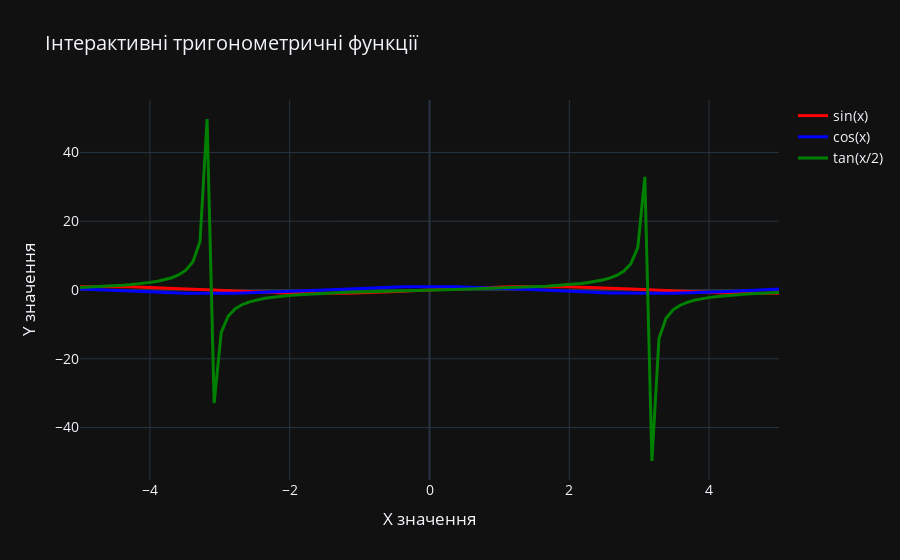
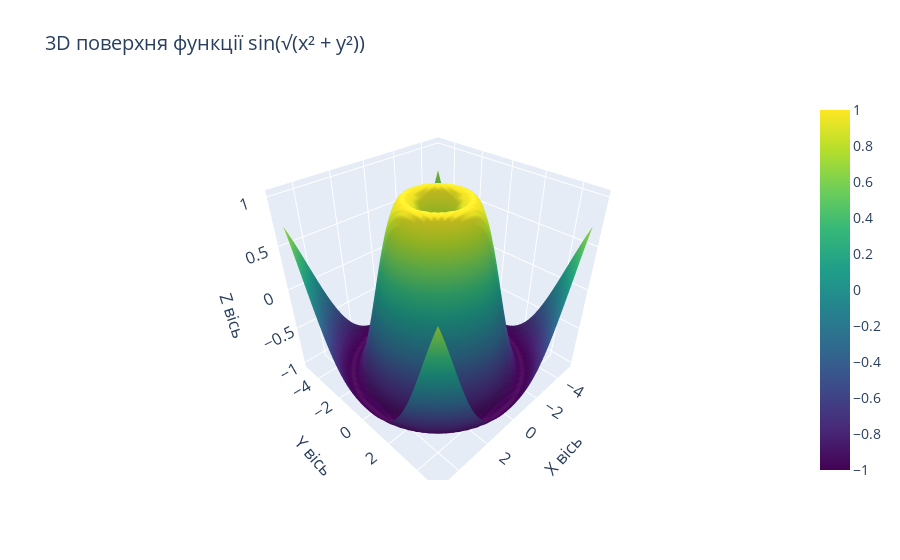
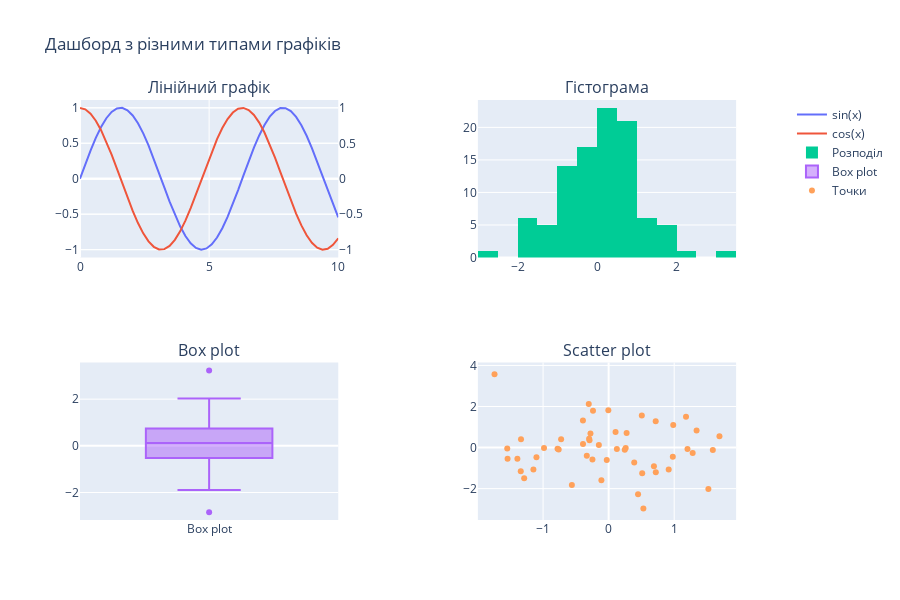

Notebook code cell kept with these figures, in order:
### Code cell
# Імпорт необхідних бібліотек
import matplotlib.pyplot as plt
import seaborn as sns
import numpy as np
import pandas as pd
from matplotlib.patches import Circle
import plotly.express as px
import plotly.graph_objects as go
from plotly.subplots import make_subplots

# Налаштування стилю
plt.style.use('seaborn-v0_8-darkgrid')
sns.set_palette("husl")

# 1. Лінійний графік з градієнтом
def create_gradient_line_plot():
    x = np.linspace(0, 10, 100)
    y1 = np.sin(x) * np.exp(-x/10)
    y2 = np.cos(x) * np.exp(-x/8)
    
    fig, ax = plt.subplots(figsize=(12, 6))
    
    # Створення градієнтного фону
    gradient = np.linspace(0, 1, 256).reshape(1, -1)
    ax.imshow(gradient, extent=[0, 10, -1, 1], aspect='auto', alpha=0.3, cmap='viridis')
    
    ax.plot(x, y1, linewidth=3, label='sin(x)×e^(-x/10)', color='#FF6B6B')
    ax.plot(x, y2, linewidth=3, label='cos(x)×e^(-x/8)', color='#4ECDC4')
    
    ax.set_xlabel('X значення', fontsize=14, fontweight='bold')
    ax.set_ylabel('Y значення', fontsize=14, fontweight='bold')
    ax.set_title('Затухаючі коливання з градієнтним фоном', fontsize=16, fontweight='bold')
    ax.legend(fontsize=12)
    ax.grid(True, alpha=0.3)
    
    plt.tight_layout()
    plt.show()

# 2. Красивий scatter plot
def create_beautiful_scatter():
    # Генерація даних
    n = 200
    x = np.random.randn(n)
    y = 2*x + np.random.randn(n) * 0.5
    colors = np.random.rand(n)
    sizes = 1000 * np.random.rand(n)
    
    fig, ax = plt.subplots(figsize=(10, 8))
    
    scatter = ax.scatter(x, y, c=colors, s=sizes, alpha=0.6, cmap='plasma', edgecolors='black', linewidth=0.5)
    
    # Додавання лінії тренду
    z = np.polyfit(x, y, 1)
    p = np.poly1d(z)
    ax.plot(x, p(x), "r--", alpha=0.8, linewidth=2, label=f'Тренд: y = {z[0]:.2f}x + {z[1]:.2f}')
    
    ax.set_xlabel('X координата', fontsize=14, fontweight='bold')
    ax.set_ylabel('Y координата', fontsize=14, fontweight='bold')
    ax.set_title('Scatter Plot з кольоровою палітрою', fontsize=16, fontweight='bold')
    ax.legend(fontsize=12)
    
    # Додавання кольорової шкали
    cbar = plt.colorbar(scatter)
    cbar.set_label('Інтенсивність кольору', fontsize=12)
    
    plt.tight_layout()
    plt.show()

# 3. Кругова діаграма з ефектами
def create_stylish_pie_chart():
    sizes = [25, 30, 15, 20, 10]
    labels = ['Продукт A', 'Продукт B', 'Продукт C', 'Продукт D', 'Продукт E']
    colors = ['#FF9999', '#66B2FF', '#99FF99', '#FFCC99', '#FF99CC']
    explode = (0.1, 0, 0, 0.1, 0)  # виділення секцій
    
    fig, ax = plt.subplots(figsize=(10, 8))
    
    wedges, texts, autotexts = ax.pie(sizes, explode=explode, labels=labels, colors=colors,
                                      autopct='%1.1f%%', shadow=True, startangle=90,
                                      textprops={'fontsize': 12, 'fontweight': 'bold'})
    
    # Додавання тіні та ефектів
    for autotext in autotexts:
        autotext.set_color('white')
        autotext.set_fontweight('bold')
    
    ax.set_title('Розподіл продажів за продуктами', fontsize=16, fontweight='bold', pad=20)
    
    plt.tight_layout()
    plt.show()

# 4. Heatmap з seaborn
def create_correlation_heatmap():
    # Створення випадкових даних для демонстрації
    data = np.random.randn(10, 12)
    months = ['Січ', 'Лют', 'Бер', 'Кві', 'Тра', 'Чер', 
              'Лип', 'Сер', 'Вер', 'Жов', 'Лис', 'Гру']
    years = [f'Рік {i}' for i in range(2014, 2024)]
    
    df = pd.DataFrame(data, columns=months, index=years)
    
    plt.figure(figsize=(12, 8))
    
    # Створення heatmap
    sns.heatmap(df, annot=True, cmap='RdYlBu_r', center=0, 
                square=True, linewidths=0.5, cbar_kws={"shrink": 0.8})
    
    plt.title('Теплова карта даних за роками та місяцями', fontsize=16, fontweight='bold', pad=20)
    plt.xlabel('Місяці', fontsize=14, fontweight='bold')
    plt.ylabel('Роки', fontsize=14, fontweight='bold')
    
    plt.tight_layout()
    plt.show()

# 5. Інтерактивний графік з Plotly
def create_interactive_plot():
    # Генерація даних
    x = np.linspace(-5, 5, 100)
    y1 = np.sin(x)
    y2 = np.cos(x)
    y3 = np.tan(x/2)
    
    fig = go.Figure()
    
    # Додавання ліній
    fig.add_trace(go.Scatter(x=x, y=y1, mode='lines', name='sin(x)', 
                           line=dict(color='red', width=3)))
    fig.add_trace(go.Scatter(x=x, y=y2, mode='lines', name='cos(x)', 
                           line=dict(color='blue', width=3)))
    fig.add_trace(go.Scatter(x=x, y=y3, mode='lines', name='tan(x/2)', 
                           line=dict(color='green', width=3)))
    
    # Налаштування макета
    fig.update_layout(
        title='Інтерактивні тригонометричні функції',
        title_font_size=20,
        xaxis_title='X значення',
        yaxis_title='Y значення',
        font=dict(size=14),
        hovermode='x unified',
        template='plotly_dark'
    )
    
    fig.show()

# 6. 3D поверхня
def create_3d_surface():
    x = np.linspace(-5, 5, 50)
    y = np.linspace(-5, 5, 50)
    X, Y = np.meshgrid(x, y)
    Z = np.sin(np.sqrt(X**2 + Y**2))
    
    fig = go.Figure(data=[go.Surface(z=Z, x=X, y=Y, colorscale='Viridis')])
    
    fig.update_layout(
        title='3D поверхня функції sin(√(x² + y²))',
        title_font_size=20,
        scene=dict(
            xaxis_title='X вісь',
            yaxis_title='Y вісь',
            zaxis_title='Z вісь'
        ),
        font=dict(size=14)
    )
    
    fig.show()

# 7. Комбінований графік з підграфіками
def create_subplots_dashboard():
    fig = make_subplots(
        rows=2, cols=2,
        subplot_titles=('Лінійний графік', 'Гістограма', 'Box plot', 'Scatter plot'),
        specs=[[{"secondary_y": True}, {}],
               [{}, {}]]
    )
    
    # Дані
    x = np.linspace(0, 10, 50)
    y1 = np.sin(x)
    y2 = np.cos(x)
    data = np.random.randn(100)
    
    # 1. Лінійний графік
    fig.add_trace(go.Scatter(x=x, y=y1, name='sin(x)'), row=1, col=1)
    fig.add_trace(go.Scatter(x=x, y=y2, name='cos(x)'), row=1, col=1, secondary_y=True)
    
    # 2. Гістограма
    fig.add_trace(go.Histogram(x=data, name='Розподіл'), row=1, col=2)
    
    # 3. Box plot
    fig.add_trace(go.Box(y=data, name='Box plot'), row=2, col=1)
    
    # 4. Scatter plot
    fig.add_trace(go.Scatter(x=np.random.randn(50), y=np.random.randn(50), 
                           mode='markers', name='Точки'), row=2, col=2)
    
    fig.update_layout(height=600, title_text="Дашборд з різними типами графіків")
    fig.show()

# Виконання всіх функцій
if __name__ == "__main__":
    print("🎨 Створення красивих графіків...")
    
    print("\n1. Лінійний графік з градієнтом:")
    create_gradient_line_plot()
    
    print("\n2. Scatter plot:")
    create_beautiful_scatter()
    
    print("\n3. Кругова діаграма:")
    create_stylish_pie_chart()
    
    print("\n4. Теплова карта:")
    create_correlation_heatmap()
    
    print("\n5. Інтерактивний графік (Plotly):")
    create_interactive_plot()
    
    print("\n6. 3D поверхня:")
    create_3d_surface()
    
    print("\n7. Комбінований дашборд:")
    create_subplots_dashboard()
    
    print("\n✅ Всі графіки створено успішно!")

# Додаткова функція для швидкого створення простого красивого графіку
def quick_beautiful_plot(x_data, y_data, title="Красивий графік", x_label="X", y_label="Y"):
    """Швидке створення красивого графіку"""
    plt.figure(figsize=(10, 6))
    plt.plot(x_data, y_data, linewidth=3, color='#2E86C1', marker='o', markersize=6, 
             markerfacecolor='#F39C12', markeredgecolor='black', markeredgewidth=1)
    
    plt.title(title, fontsize=16, fontweight='bold', pad=20)
    plt.xlabel(x_label, fontsize=14, fontweight='bold')
    plt.ylabel(y_label, fontsize=14, fontweight='bold')
    plt.grid(True, alpha=0.3, linestyle='--')
    
    # Додавання градієнтного фону
    ax = plt.gca()
    ax.set_facecolor('#F8F9FA')
    
    plt.tight_layout()
    plt.show()

# Приклад використання швидкої функції:
# x = np.linspace(0, 10, 20)
# y = x**2
# quick_beautiful_plot(x, y, "Квадратична функція", "X значення", "Y = X²")

### Figure 1 — Plotly figure (JSON) as saved in the notebook; plotly's stock layout.template omitted (floating-point values rounded to 4 significant figures)
{"data": [{"line": {"color": "red", "width": 3}, "mode": "lines", "name": "sin(x)", "type": "scatter", "x": [-5.0, -4.899, -4.798, -4.697, -4.596, -4.495, -4.394, -4.293, -4.192, -4.091, -3.99, -3.889, -3.788, -3.687, -3.586, -3.485, -3.384, -3.283, -3.182, -3.081, -2.98, -2.879, -2.778, -2.677, -2.576, -2.475, -2.374, -2.273, -2.172, -2.071, -1.97, -1.869, -1.768, -1.667, -1.566, -1.465, -1.364, -1.263, -1.162, -1.061, -0.9596, -0.8586, -0.7576, -0.6566, -0.5556, -0.4545, -0.3535, -0.2525, -0.1515, -0.05051, 0.05051, 0.1515, 0.2525, 0.3535, 0.4545, 0.5556, 0.6566, 0.7576, 0.8586, 0.9596, 1.061, 1.162, 1.263, 1.364, 1.465, 1.566, 1.667, 1.768, 1.869, 1.97, 2.071, 2.172, 2.273, 2.374, 2.475, 2.576, 2.677, 2.778, 2.879, 2.98, 3.081, 3.182, 3.283, 3.384, 3.485, 3.586, 3.687, 3.788, 3.889, 3.99, 4.091, 4.192, 4.293, 4.394, 4.495, 4.596, 4.697, 4.798, 4.899, 5.0], "y": [0.9589, 0.9826, 0.9963, 0.9999, 0.9932, 0.9765, 0.9497, 0.9133, 0.8676, 0.813, 0.7502, 0.6797, 0.6022, 0.5187, 0.4298, 0.3366, 0.2399, 0.1408, 0.04021, -0.06075, -0.1611, -0.2598, -0.3558, -0.4483, -0.5361, -0.6185, -0.6946, -0.7636, -0.8248, -0.8776, -0.9215, -0.956, -0.9807, -0.9954, -1.0, -0.9944, -0.9786, -0.9529, -0.9174, -0.8727, -0.819, -0.7569, -0.6872, -0.6104, -0.5274, -0.4391, -0.3462, -0.2498, -0.1509, -0.05048, 0.05048, 0.1509, 0.2498, 0.3462, 0.4391, 0.5274, 0.6104, 0.6872, 0.7569, 0.819, 0.8727, 0.9174, 0.9529, 0.9786, 0.9944, 1.0, 0.9954, 0.9807, 0.956, 0.9215, 0.8776, 0.8248, 0.7636, 0.6946, 0.6185, 0.5361, 0.4483, 0.3558, 0.2598, 0.1611, 0.06075, -0.04021, -0.1408, -0.2399, -0.3366, -0.4298, -0.5187, -0.6022, -0.6797, -0.7502, -0.813, -0.8676, -0.9133, -0.9497, -0.9765, -0.9932, -0.9999, -0.9963, -0.9826, -0.9589]}, {"line": {"color": "blue", "width": 3}, "mode": "lines", "name": "cos(x)", "type": "scatter", "x": [-5.0, -4.899, -4.798, -4.697, -4.596, -4.495, -4.394, -4.293, -4.192, -4.091, -3.99, -3.889, -3.788, -3.687, -3.586, -3.485, -3.384, -3.283, -3.182, -3.081, -2.98, -2.879, -2.778, -2.677, -2.576, -2.475, -2.374, -2.273, -2.172, -2.071, -1.97, -1.869, -1.768, -1.667, -1.566, -1.465, -1.364, -1.263, -1.162, -1.061, -0.9596, -0.8586, -0.7576, -0.6566, -0.5556, -0.4545, -0.3535, -0.2525, -0.1515, -0.05051, 0.05051, 0.1515, 0.2525, 0.3535, 0.4545, 0.5556, 0.6566, 0.7576, 0.8586, 0.9596, 1.061, 1.162, 1.263, 1.364, 1.465, 1.566, 1.667, 1.768, 1.869, 1.97, 2.071, 2.172, 2.273, 2.374, 2.475, 2.576, 2.677, 2.778, 2.879, 2.98, 3.081, 3.182, 3.283, 3.384, 3.485, 3.586, 3.687, 3.788, 3.889, 3.99, 4.091, 4.192, 4.293, 4.394, 4.495, 4.596, 4.697, 4.798, 4.899, 5.0], "y": [0.2837, 0.1855, 0.08549, -0.01542, -0.1162, -0.2157, -0.3131, -0.4073, -0.4973, -0.5822, -0.6613, -0.7335, -0.7983, -0.855, -0.9029, -0.9417, -0.9708, -0.99, -0.9992, -0.9982, -0.9869, -0.9657, -0.9345, -0.8939, -0.8441, -0.7858, -0.7194, -0.6457, -0.5654, -0.4793, -0.3884, -0.2935, -0.1956, -0.09572, 0.00514, 0.106, 0.2057, 0.3033, 0.3979, 0.4883, 0.5739, 0.6535, 0.7265, 0.7921, 0.8496, 0.8985, 0.9382, 0.9683, 0.9885, 0.9987, 0.9987, 0.9885, 0.9683, 0.9382, 0.8985, 0.8496, 0.7921, 0.7265, 0.6535, 0.5739, 0.4883, 0.3979, 0.3033, 0.2057, 0.106, 0.00514, -0.09572, -0.1956, -0.2935, -0.3884, -0.4793, -0.5654, -0.6457, -0.7194, -0.7858, -0.8441, -0.8939, -0.9345, -0.9657, -0.9869, -0.9982, -0.9992, -0.99, -0.9708, -0.9417, -0.9029, -0.855, -0.7983, -0.7335, -0.6613, -0.5822, -0.4973, -0.4073, -0.3131, -0.2157, -0.1162, -0.01542, 0.08549, 0.1855, 0.2837]}, {"line": {"color": "green", "width": 3}, "mode": "lines", "name": "tan(x/2)", "type": "scatter", "x": [-5.0, -4.899, -4.798, -4.697, -4.596, -4.495, -4.394, -4.293, -4.192, -4.091, -3.99, -3.889, -3.788, -3.687, -3.586, -3.485, -3.384, -3.283, -3.182, -3.081, -2.98, -2.879, -2.778, -2.677, -2.576, -2.475, -2.374, -2.273, -2.172, -2.071, -1.97, -1.869, -1.768, -1.667, -1.566, -1.465, -1.364, -1.263, -1.162, -1.061, -0.9596, -0.8586, -0.7576, -0.6566, -0.5556, -0.4545, -0.3535, -0.2525, -0.1515, -0.05051, 0.05051, 0.1515, 0.2525, 0.3535, 0.4545, 0.5556, 0.6566, 0.7576, 0.8586, 0.9596, 1.061, 1.162, 1.263, 1.364, 1.465, 1.566, 1.667, 1.768, 1.869, 1.97, 2.071, 2.172, 2.273, 2.374, 2.475, 2.576, 2.677, 2.778, 2.879, 2.98, 3.081, 3.182, 3.283, 3.384, 3.485, 3.586, 3.687, 3.788, 3.889, 3.99, 4.091, 4.192, 4.293, 4.394, 4.495, 4.596, 4.697, 4.798, 4.899, 5.0], "y": [0.747, 0.8289, 0.9179, 1.016, 1.124, 1.245, 1.383, 1.541, 1.726, 1.946, 2.215, 2.551, 2.986, 3.577, 4.428, 5.769, 8.216, 14.14, 49.71, -32.89, -12.33, -7.566, -5.437, -4.225, -3.44, -2.887, -2.475, -2.155, -1.898, -1.686, -1.507, -1.353, -1.219, -1.101, -0.9949, -0.8991, -0.8117, -0.7311, -0.6563, -0.5863, -0.5204, -0.4578, -0.398, -0.3406, -0.2851, -0.2313, -0.1786, -0.1269, -0.0759, -0.02526, 0.02526, 0.0759, 0.1269, 0.1786, 0.2313, 0.2851, 0.3406, 0.398, 0.4578, 0.5204, 0.5863, 0.6563, 0.7311, 0.8117, 0.8991, 0.9949, 1.101, 1.219, 1.353, 1.507, 1.686, 1.898, 2.155, 2.475, 2.887, 3.44, 4.225, 5.437, 7.566, 12.33, 32.89, -49.71, -14.14, -8.216, -5.769, -4.428, -3.577, -2.986, -2.551, -2.215, -1.946, -1.726, -1.541, -1.383, -1.245, -1.124, -1.016, -0.9179, -0.8289, -0.747]}], "layout": {"font": {"size": 14}, "hovermode": "x unified", "title": {"font": {"size": 20}, "text": "Інтерактивні тригонометричні функції"}, "xaxis": {"title": {"text": "X значення"}}, "yaxis": {"title": {"text": "Y значення"}}}}

### Figure 2 — Plotly figure (JSON) as saved in the notebook; plotly's stock layout.template omitted (floating-point values rounded to 4 significant figures; data arrays with more than 128 entries replaced by an {"elided": "..."} marker saying what was removed)
{"data": [{"colorscale": [[0, "#440154"], [0.1111, "#482878"], [0.2222, "#3e4989"], [0.3333, "#31688e"], [0.4444, "#26828e"], [0.5556, "#1f9e89"], [0.6667, "#35b779"], [0.7778, "#6ece58"], [0.8889, "#b5de2b"], [1, "#fde725"]], "type": "surface", "x": {"elided": "50x50 float values"}, "y": {"elided": "50x50 float values"}, "z": {"elided": "50x50 float values"}}], "layout": {"font": {"size": 14}, "scene": {"xaxis": {"title": {"text": "X вісь"}}, "yaxis": {"title": {"text": "Y вісь"}}, "zaxis": {"title": {"text": "Z вісь"}}}, "title": {"font": {"size": 20}, "text": "3D поверхня функції sin(√(x² + y²))"}}}

### Figure 3 — Plotly figure (JSON) as saved in the notebook; plotly's stock layout.template omitted (floating-point values rounded to 4 significant figures)
{"data": [{"name": "sin(x)", "type": "scatter", "x": [0.0, 0.2041, 0.4082, 0.6122, 0.8163, 1.02, 1.224, 1.429, 1.633, 1.837, 2.041, 2.245, 2.449, 2.653, 2.857, 3.061, 3.265, 3.469, 3.673, 3.878, 4.082, 4.286, 4.49, 4.694, 4.898, 5.102, 5.306, 5.51, 5.714, 5.918, 6.122, 6.327, 6.531, 6.735, 6.939, 7.143, 7.347, 7.551, 7.755, 7.959, 8.163, 8.367, 8.571, 8.776, 8.98, 9.184, 9.388, 9.592, 9.796, 10.0], "xaxis": "x", "y": [0.0, 0.2027, 0.3969, 0.5747, 0.7286, 0.8523, 0.9406, 0.9899, 0.9981, 0.9648, 0.8916, 0.7813, 0.6386, 0.4693, 0.2806, 0.08028, -0.1234, -0.322, -0.5072, -0.6713, -0.8076, -0.9103, -0.9753, -0.9998, -0.9828, -0.925, -0.8289, -0.6983, -0.5387, -0.3568, -0.16, 0.04333, 0.2449, 0.4363, 0.6096, 0.7576, 0.8742, 0.9545, 0.9951, 0.9945, 0.9526, 0.8711, 0.7535, 0.6046, 0.4306, 0.2388, 0.03701, -0.1663, -0.3627, -0.544], "yaxis": "y"}, {"name": "cos(x)", "type": "scatter", "x": [0.0, 0.2041, 0.4082, 0.6122, 0.8163, 1.02, 1.224, 1.429, 1.633, 1.837, 2.041, 2.245, 2.449, 2.653, 2.857, 3.061, 3.265, 3.469, 3.673, 3.878, 4.082, 4.286, 4.49, 4.694, 4.898, 5.102, 5.306, 5.51, 5.714, 5.918, 6.122, 6.327, 6.531, 6.735, 6.939, 7.143, 7.347, 7.551, 7.755, 7.959, 8.163, 8.367, 8.571, 8.776, 8.98, 9.184, 9.388, 9.592, 9.796, 10.0], "xaxis": "x", "y": [1.0, 0.9792, 0.9179, 0.8184, 0.6849, 0.523, 0.3394, 0.1417, -0.06182, -0.2628, -0.4529, -0.6242, -0.7696, -0.883, -0.9598, -0.9968, -0.9924, -0.9468, -0.8619, -0.7412, -0.5898, -0.4138, -0.2208, -0.01851, 0.1845, 0.3799, 0.5595, 0.7158, 0.8425, 0.9342, 0.9871, 0.9991, 0.9695, 0.8998, 0.7927, 0.6527, 0.4856, 0.2983, 0.09872, -0.105, -0.3044, -0.4911, -0.6575, -0.7965, -0.9025, -0.9711, -0.9993, -0.9861, -0.9319, -0.8391], "yaxis": "y2"}, {"name": "Розподіл", "type": "histogram", "x": [0.4638, 0.7595, 0.9532, 0.113, 1.501, 0.8079, -0.7092, 2.033, -1.716, 0.1819, -0.0877, 1.315, 0.6284, 0.3304, 1.25, 0.07103, -0.6053, -0.7748, 0.6112, 0.4896, 0.7878, 0.1286, -0.5913, -0.1294, -1.552, -0.4677, 1.225, 1.449, -0.009682, -0.851, -0.09123, 0.8944, -0.4193, -1.011, 0.5763, 0.1979, 0.7367, 0.3403, -0.702, 0.3839, -0.2731, 0.1582, -0.2693, 0.06245, 1.642, 1.219, -0.7354, 0.1201, 0.2438, 0.6103, 1.556, 0.1843, -0.5266, -0.7552, 0.1059, 0.06218, -0.01292, 1.636, -1.11, 0.4175, -0.8019, 1.12, 0.7533, -0.01356, 0.1661, -0.6475, -1.113, -1.812, -1.778, 0.7563, -0.2649, 0.9909, -0.2909, -0.4175, 0.7019, -2.841, 1.503, -0.8848, 0.7045, -1.683, 0.9895, 0.5341, 0.8403, -1.897, 0.1994, 0.002355, -0.1007, 0.5198, 0.0335, -0.5126, 3.234, -0.2324, -0.3426, -1.311, 0.7696, -0.7688, 0.3231, -1.396, 0.788, -0.4482], "xaxis": "x2", "yaxis": "y3"}, {"name": "Box plot", "type": "box", "xaxis": "x3", "y": [0.4638, 0.7595, 0.9532, 0.113, 1.501, 0.8079, -0.7092, 2.033, -1.716, 0.1819, -0.0877, 1.315, 0.6284, 0.3304, 1.25, 0.07103, -0.6053, -0.7748, 0.6112, 0.4896, 0.7878, 0.1286, -0.5913, -0.1294, -1.552, -0.4677, 1.225, 1.449, -0.009682, -0.851, -0.09123, 0.8944, -0.4193, -1.011, 0.5763, 0.1979, 0.7367, 0.3403, -0.702, 0.3839, -0.2731, 0.1582, -0.2693, 0.06245, 1.642, 1.219, -0.7354, 0.1201, 0.2438, 0.6103, 1.556, 0.1843, -0.5266, -0.7552, 0.1059, 0.06218, -0.01292, 1.636, -1.11, 0.4175, -0.8019, 1.12, 0.7533, -0.01356, 0.1661, -0.6475, -1.113, -1.812, -1.778, 0.7563, -0.2649, 0.9909, -0.2909, -0.4175, 0.7019, -2.841, 1.503, -0.8848, 0.7045, -1.683, 0.9895, 0.5341, 0.8403, -1.897, 0.1994, 0.002355, -0.1007, 0.5198, 0.0335, -0.5126, 3.234, -0.2324, -0.3426, -1.311, 0.7696, -0.7688, 0.3231, -1.396, 0.788, -0.4482], "yaxis": "y4"}, {"mode": "markers", "name": "Точки", "type": "scatter", "x": [1.59, -1.542, -1.741, 0.5123, 0.2607, -0.9855, 1.691, -1.101, 0.3906, -0.2915, -0.2386, -0.1103, 0.9857, -1.148, -0.7248, 0.7196, 0.7184, -0.247, 0.6912, 0.5302, -0.5608, -0.2771, 0.449, -0.3331, 0.1059, -1.337, 0.246, 0.5063, -1.34, 1.342, 1.282, -0.3918, 0.1257, 1.203, -0.3027, 0.9791, -0.7617, 0.9162, -0.1491, -0.02837, 1.522, -0.004356, -1.547, -0.391, -0.2975, 1.181, -1.392, -0.7793, -1.288, 0.2743], "xaxis": "x4", "y": [-0.1156, -0.543, 3.576, -1.246, -0.01711, -0.02513, 0.5524, -0.4683, -0.7296, 0.3608, 1.789, -1.593, 1.104, -1.072, 0.3997, -1.205, 1.286, -0.5798, -0.9089, -2.961, -1.819, 0.6869, -2.271, -0.4016, 0.7604, 0.3998, -0.1059, 1.562, -1.151, 0.8324, -0.2655, 1.321, -0.0661, -0.0669, 2.119, -0.448, -0.09715, -1.063, 0.1254, -0.6092, -2.019, 1.815, -0.04887, 0.1698, 0.4244, 1.498, -0.5463, -0.06134, -1.495, 0.7135], "yaxis": "y5"}], "layout": {"annotations": [{"font": {"size": 16}, "showarrow": false, "text": "Лінійний графік", "x": 0.185, "xanchor": "center", "xref": "paper", "y": 1, "yanchor": "bottom", "yref": "paper"}, {"font": {"size": 16}, "showarrow": false, "text": "Гістограма", "x": 0.755, "xanchor": "center", "xref": "paper", "y": 1, "yanchor": "bottom", "yref": "paper"}, {"font": {"size": 16}, "showarrow": false, "text": "Box plot", "x": 0.185, "xanchor": "center", "xref": "paper", "y": 0.375, "yanchor": "bottom", "yref": "paper"}, {"font": {"size": 16}, "showarrow": false, "text": "Scatter plot", "x": 0.755, "xanchor": "center", "xref": "paper", "y": 0.375, "yanchor": "bottom", "yref": "paper"}], "height": 600, "title": {"text": "Дашборд з різними типами графіків"}, "xaxis": {"anchor": "y", "domain": [0, 0.37]}, "xaxis2": {"anchor": "y3", "domain": [0.57, 0.94]}, "xaxis3": {"anchor": "y4", "domain": [0, 0.37]}, "xaxis4": {"anchor": "y5", "domain": [0.57, 0.94]}, "yaxis": {"anchor": "x", "domain": [0.625, 1]}, "yaxis2": {"anchor": "x", "overlaying": "y", "side": "right"}, "yaxis3": {"anchor": "x2", "domain": [0.625, 1]}, "yaxis4": {"anchor": "x3", "domain": [0, 0.375]}, "yaxis5": {"anchor": "x4", "domain": [0, 0.375]}}}
